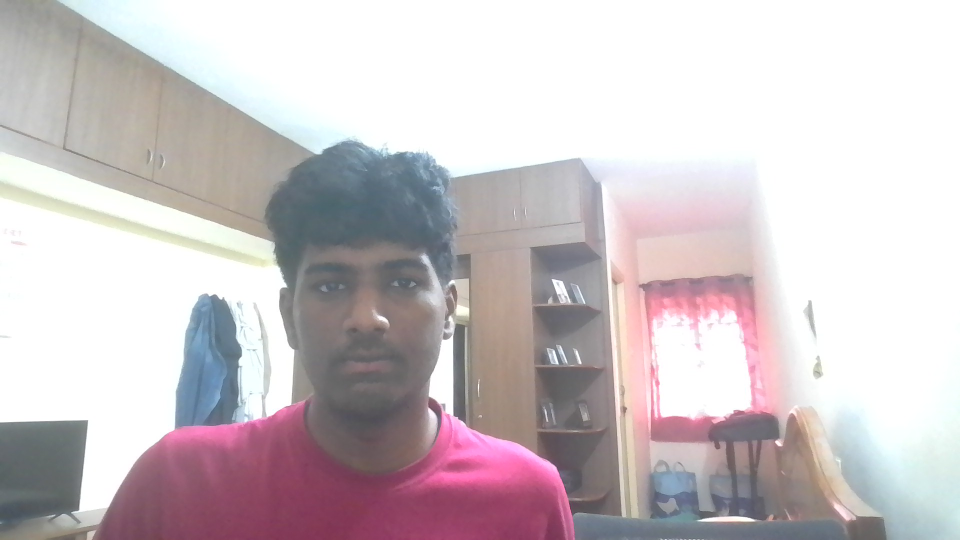
#> input picture Face_DB/Praveen.jpg, 1920 x 1080 px (shown at 1/2 size); its folder holds only this picture in this run
$ python -i Data_Loader.py   (imports and definitions only)
#> lines starting #> are read from the running program, lines starting #| are printed output that depends on the picture
### Face_OpenCV/BMC_Processor.py
"""
BMC (Bilateral Median Convolution) Processor for Phase II
Enhances texture representation for robust face recognition
Combines bilateral filtering with median convolution for better occlusion handling
"""

import cv2
import numpy as np
from scipy import ndimage


class BMCProcessor:
    """
    Bilateral Median Convolution Processor
    Enhances LBP features by combining spatial, intensity, and median filtering
    """

    def __init__(self, kernel_size=5, sigma_space=75, sigma_color=75):
        """
        Initialize BMC processor

        Args:
            kernel_size: Size of the processing kernel (default: 5)
            sigma_space: Spatial sigma for bilateral filter (default: 75)
            sigma_color: Color/intensity sigma for bilateral filter (default: 75)
        """
        self.kernel_size = kernel_size
        self.sigma_space = sigma_space
        self.sigma_color = sigma_color

    # [66 lines left out: functions bilateral_median_convolution, _create_spatial_kernel, not called in this run]

    def fast_bmc(self, image, strength='light'):
        """
        Fast approximation of BMC using separable filters
        Suitable for real-time processing

        Args:
            image: Input grayscale image
            strength: 'light', 'medium', or 'heavy' (default: 'light' for compatibility)

        Returns:
            Fast BMC processed image
        """
        if strength == 'light':
            # Light processing - better for old training images
            img = cv2.bilateralFilter(image, 5, 50, 50)
            return img
        elif strength == 'medium':
            # Medium processing
            img = cv2.medianBlur(image, 3)
            img = cv2.bilateralFilter(img, 5, 60, 60)
            return img
        else:  # heavy
            # Original heavy processing
            img = cv2.medianBlur(image, 3)
            img = cv2.bilateralFilter(img, self.kernel_size, self.sigma_color, self.sigma_space)
            img = cv2.medianBlur(img, 3)
            return img

    # [185 lines left out: functions multi_scale_bmc, adaptive_bmc, enhance_for_lbph, compute_bmc_texture_descriptor, test_bmc_processor, not called in this run]


# [2 lines that do not run on import are left out]

### Face_OpenCV/Data_Loader.py
import os
import cv2
import numpy as np

# Review 2 Enhancement: BMC only
try:
    from BMC_Processor import BMCProcessor
    BMC_AVAILABLE = True
except ImportError:
    BMC_AVAILABLE = False
    print("⚠️ BMC not available, using standard preprocessing")


def prepare_training_data():
    """
    Prepare training data with Review 2 enhancement
    Applies BMC for robust feature learning
    """
    faces = []
    labels = []
    names = []

    # Initialize BMC processor if available
    bmc_processor = None
    if BMC_AVAILABLE:
        bmc_processor = BMCProcessor()
        print("🚀 Review 2: BMC preprocessing ENABLED")
    else:
        print("📦 Using standard preprocessing")

    # Face database folder path - handle both running from Face_OpenCV folder and parent folder
    current_dir = os.path.dirname(os.path.abspath(__file__))
    parent_dir = os.path.dirname(current_dir)
    face_db_path = os.path.join(parent_dir, 'Face_DB')

    # Check if Face_DB folder exists
    if not os.path.exists(face_db_path):
        print(f"Face_DB folder not found at: {face_db_path}")
        print(f"Current working directory: {os.getcwd()}")
        print(f"Script location: {current_dir}")
        return None, None, None

    # Get all image files from Face_DB folder
    image_extensions = ['.jpg', '.jpeg', '.png', '.bmp']
    image_files = []

    for file in os.listdir(face_db_path):
        if any(file.lower().endswith(ext) for ext in image_extensions):
            image_files.append(file)

    if not image_files:
        print("No image files found in Face_DB folder!")
        return None, None, None

    print(f"Found {len(image_files)} images in Face_DB folder:")
    print("-" * 50)

    # Initialize face cascade
    face_cascade = cv2.CascadeClassifier(cv2.data.haarcascades + 'haarcascade_frontalface_default.xml')

    # Process each image file
    label_id = 0
    for image_file in image_files:
        img_path = os.path.join(face_db_path, image_file)
        img = cv2.imread(img_path)
#> img is the input picture: shape (1080, 1920, 3); mean B, G, R 198.7, 195.5, 204.3

        if img is None:
            print(f"Could not load image: {image_file}")
            continue

        # Get person name from filename (without extension)
        person_name = os.path.splitext(image_file)[0]
        print(f"⏳ Processing {person_name}...")

        # Convert to grayscale
        gray = cv2.cvtColor(img, cv2.COLOR_BGR2GRAY)
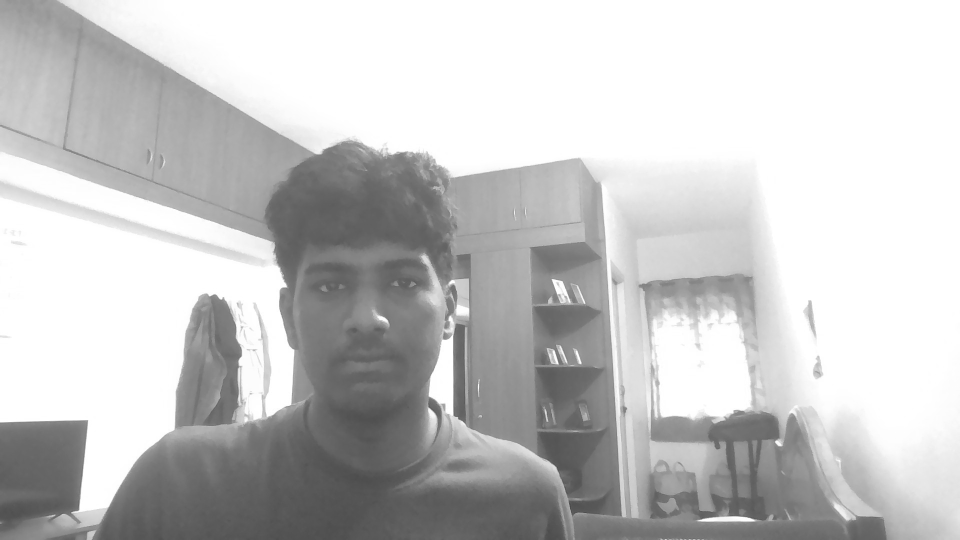
#> gray: shape (1080, 1920) (shown at 1/2 size); min 55, max 255, mean 198.5

        # Detect faces
        faces_rect = face_cascade.detectMultiScale(gray, scaleFactor=1.1, minNeighbors=5, minSize=(30, 30))
#> faces_rect = [[980, 435, 284, 284], [549, 428, 360, 360]]

        if len(faces_rect) == 0:
            print(f"No face found in image: {image_file}")
            continue

        # Use the first detected face (largest face if multiple)
        if len(faces_rect) > 1:
            # Sort faces by area (largest first)
            faces_rect = sorted(faces_rect, key=lambda x: x[2] * x[3], reverse=True)
#> faces_rect = [[549, 428, 360, 360], [980, 435, 284, 284]]

        (x, y, w, h) = faces_rect[0]
#> x = 549; y = 428; w = 360; h = 360
        face = gray[y:y+h, x:x+w]
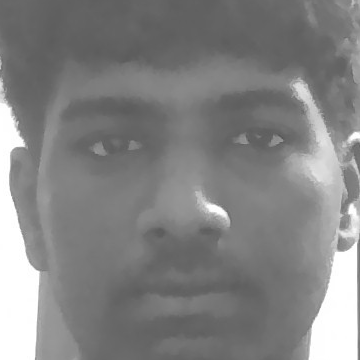
#> face: shape (360, 360); min 84, max 255, mean 130.9

        # Resize to standard size for better recognition
        face = cv2.resize(face, (200, 200))
#> face: shape (200, 200)

        # Apply BMC enhancement if available (Review 2 enhancement - light mode)
        if BMC_AVAILABLE and bmc_processor is not None:
            face = bmc_processor.fast_bmc(face, strength='light')
            print(f"   ⚡ Applied BMC preprocessing (light mode)")

        faces.append(face)
        labels.append(label_id)
        names.append(person_name)

        print(f"✅ Successfully processed {person_name} (Label: {label_id})")
        print("-" * 50)
        label_id += 1

    if not faces:
        print("No faces were successfully processed!")
        return None, None, None

    print(f"⭐ Training data prepared successfully for {len(faces)} faces!")
#| ⭐ Training data prepared successfully for 1 faces!

    return faces, labels, names

>>> result = prepare_training_data()

$ run again, on Face_DB/Syam.jpg
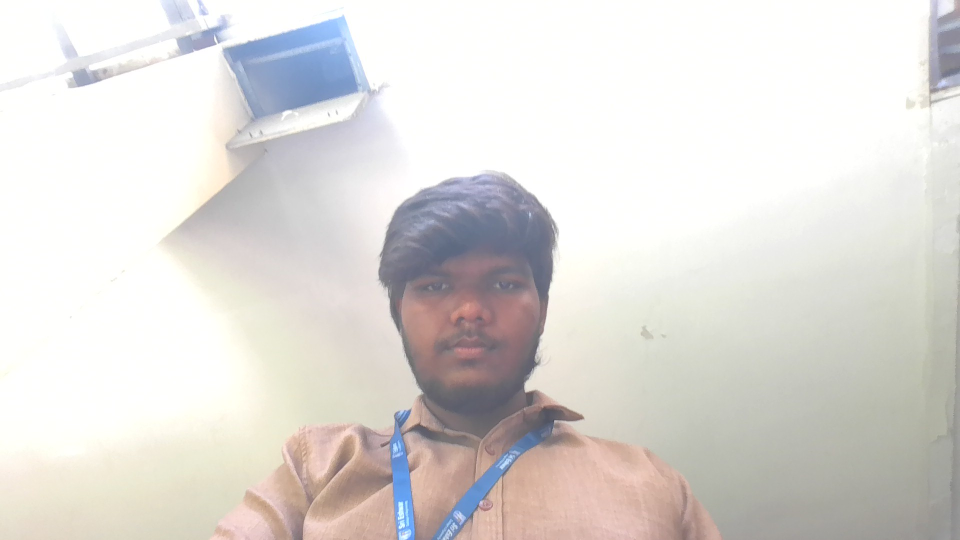
#> input picture Face_DB/Syam.jpg, 1920 x 1080 px (shown at 1/2 size)
#> in prepare_training_data, img is the input picture: shape (1080, 1920, 3); mean B, G, R 215.8, 219.1, 222.2
#> in prepare_training_data, `gray = cv2.cvtColor(img, cv2.COLOR_BGR2GRAY)`:
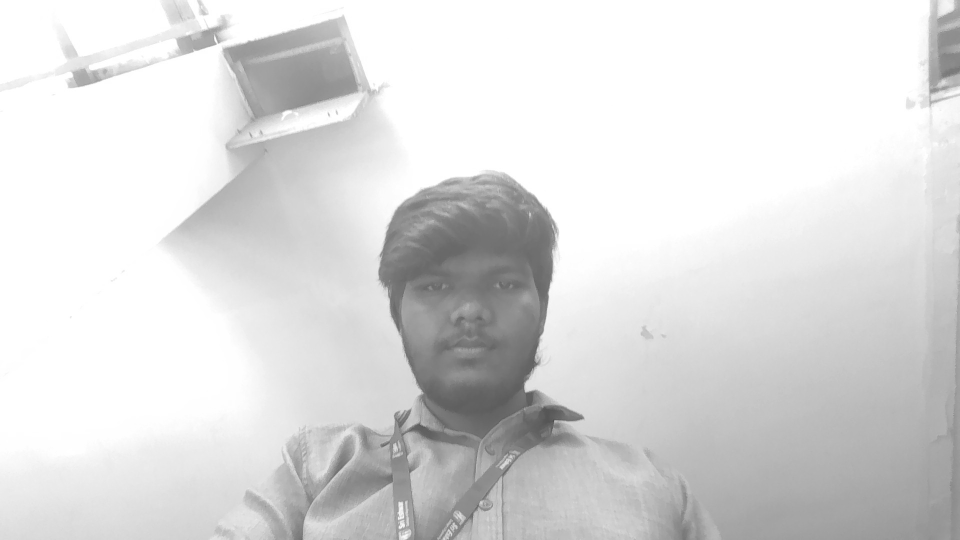
#> gray: shape (1080, 1920) (shown at 1/2 size); min 70, max 255, mean 219.7
#> faces_rect = [[765, 440, 342, 342]]
#> x = 765; y = 440; w = 342
#> in prepare_training_data, `face = gray[y:y+h, x:x+w]`:
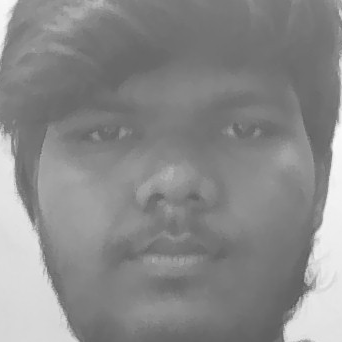
#> face: shape (342, 342); min 80, max 252, mean 137.8
#> img: shape (200, 200)
#| ⭐ Training data prepared successfully for 1 faces!

$ run again, on Face_DB/Uthayaa.jpg
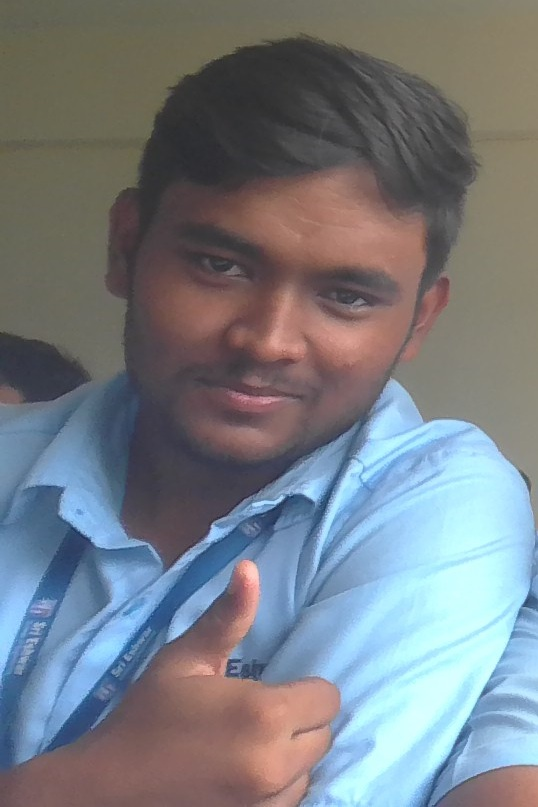
#> input picture Face_DB/Uthayaa.jpg, 538 x 807 px
#> in prepare_training_data, img is the input picture: shape (807, 538, 3); mean B, G, R 130.5, 124.2, 119.1
#> in prepare_training_data, `gray = cv2.cvtColor(img, cv2.COLOR_BGR2GRAY)`:
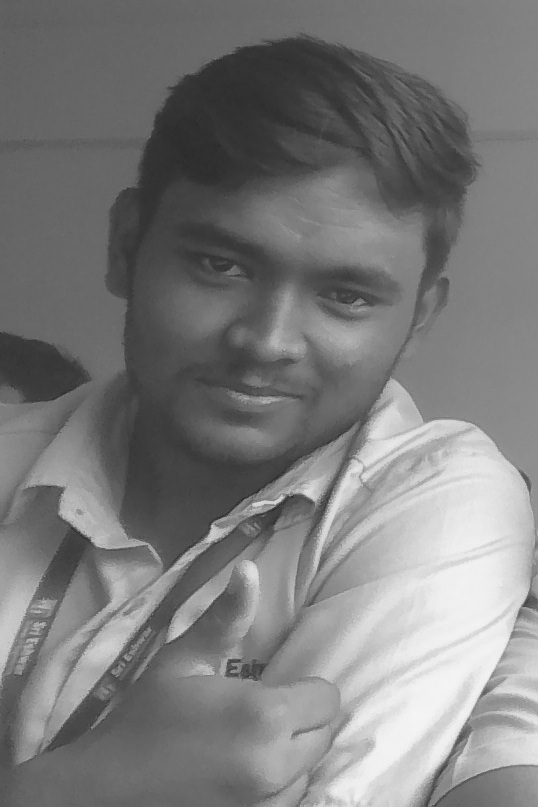
#> gray: shape (807, 538); min 38, max 245, mean 123.4
#> faces_rect = [[114, 156, 323, 323]]
#> x = 114; y = 156; w = 323
#> in prepare_training_data, `face = gray[y:y+h, x:x+w]`:
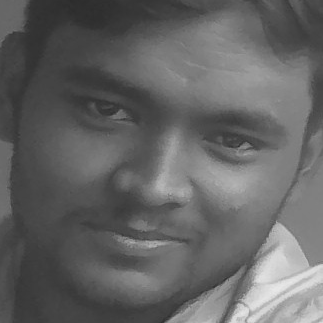
#> face: shape (323, 323); min 43, max 232, mean 99.9
#> img: shape (200, 200)
#| ⭐ Training data prepared successfully for 1 faces!

$ run again, on Face_DB/Predeep.jpg
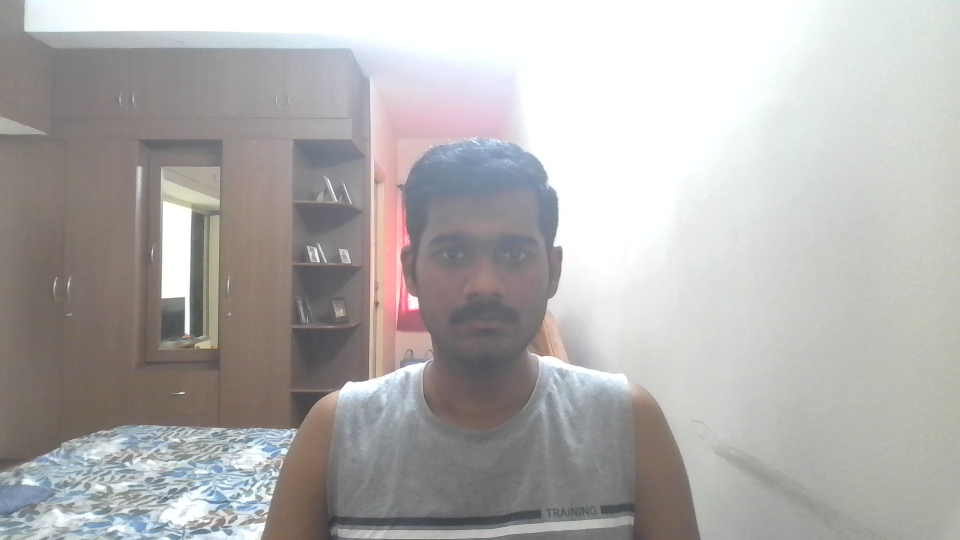
#> input picture Face_DB/Predeep.jpg, 1920 x 1080 px (shown at 1/2 size)
#> in prepare_training_data, img is the input picture: shape (1080, 1920, 3); mean B, G, R 174.5, 175.7, 178
#> in prepare_training_data, `gray = cv2.cvtColor(img, cv2.COLOR_BGR2GRAY)`:
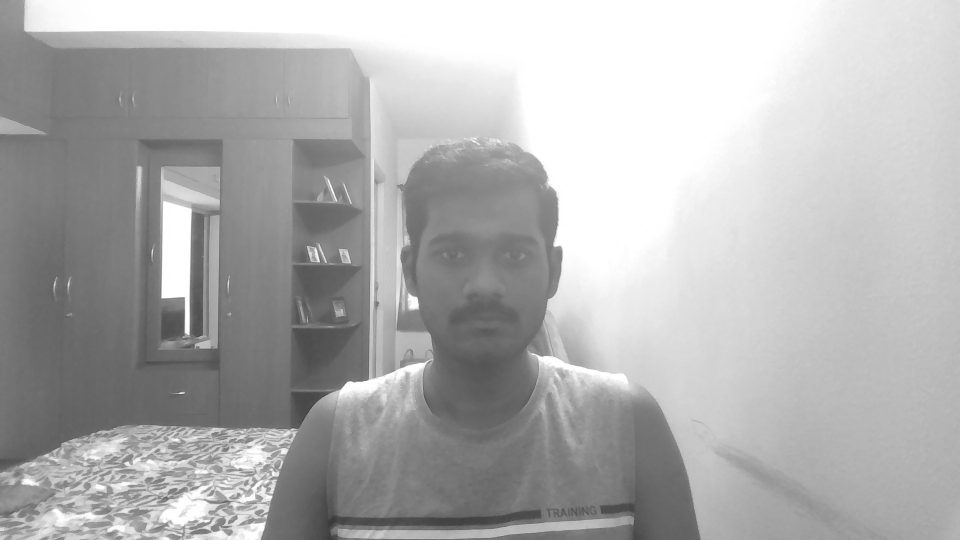
#> gray: shape (1080, 1920) (shown at 1/2 size); min 48, max 255, mean 176.3
#> faces_rect = [[808, 392, 312, 312]]
#> x = 808; y = 392; w = 312
#> in prepare_training_data, `face = gray[y:y+h, x:x+w]`:
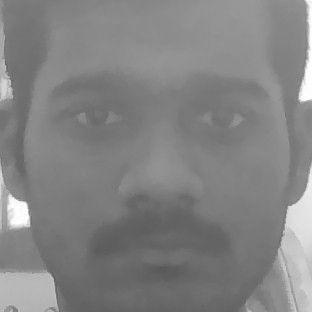
#> face: shape (312, 312); min 88, max 255, mean 130.9
#> img: shape (200, 200)
#| ⭐ Training data prepared successfully for 1 faces!

$ run again, on Face_DB/Rajvikash.jpg
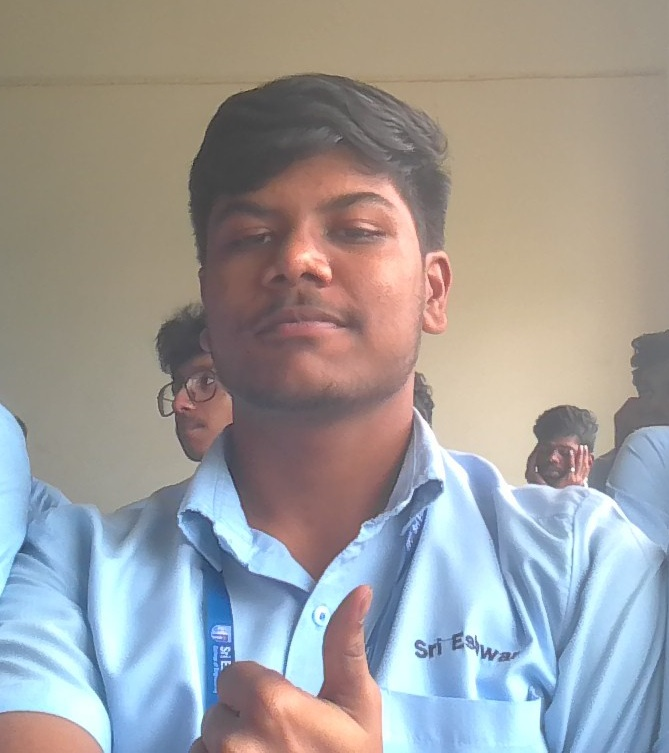
#> input picture Face_DB/Rajvikash.jpg, 669 x 753 px
#> in prepare_training_data, img is the input picture: shape (753, 669, 3); mean B, G, R 154.8, 155.9, 157.9
#> in prepare_training_data, `gray = cv2.cvtColor(img, cv2.COLOR_BGR2GRAY)`:
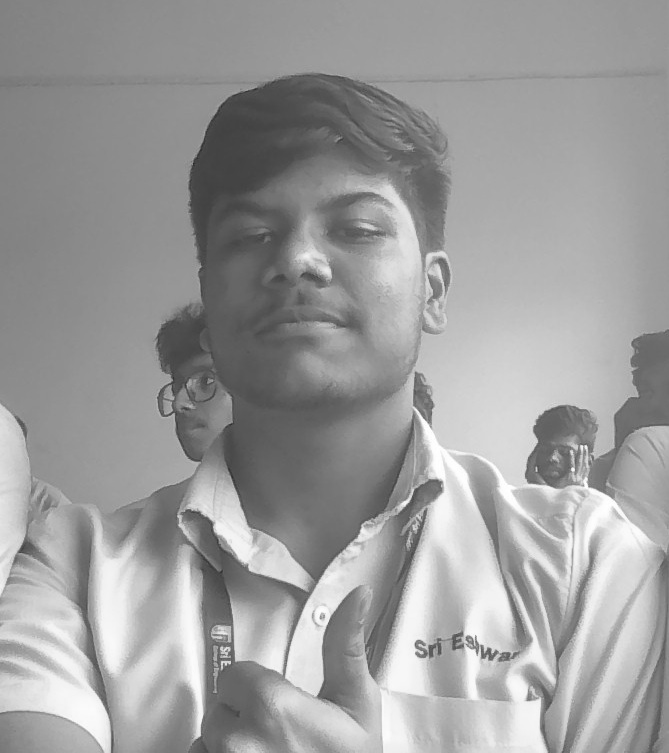
#> gray: shape (753, 669); min 40, max 255, mean 156.4
#> faces_rect = [[183, 130, 255, 255]]
#> x = 183; y = 130; w = 255
#> in prepare_training_data, `face = gray[y:y+h, x:x+w]`:
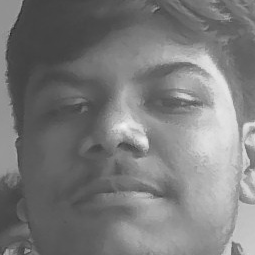
#> face: shape (255, 255); min 40, max 242, mean 122.8
#> img: shape (200, 200)
#| ⭐ Training data prepared successfully for 1 faces!
